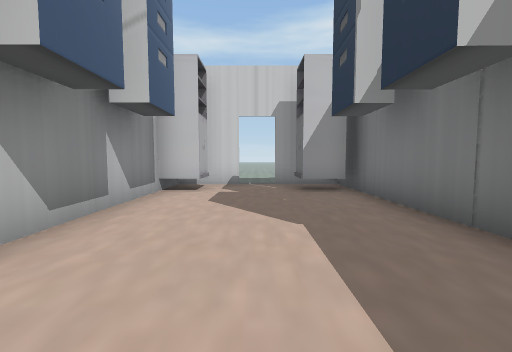
view 1 (above)

19 first-person views from a walk through a 3-D level made in the Unity game engine. The camera is 1.5 m above the floor, tilts 4° down and sees 90° across. The floor is counted in squares, 2 m on a side. Each view is taken from the middle of a square. On the plan, view 1 faces up. The plan holds only what a view shows up to about 9 squares ahead; the rest is blank. The place goes on beyond the plan. Some animated figures are left out. Some surface patterns are stand-ins.

view 2
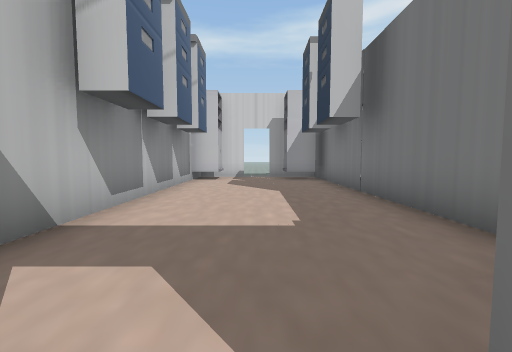

view 3
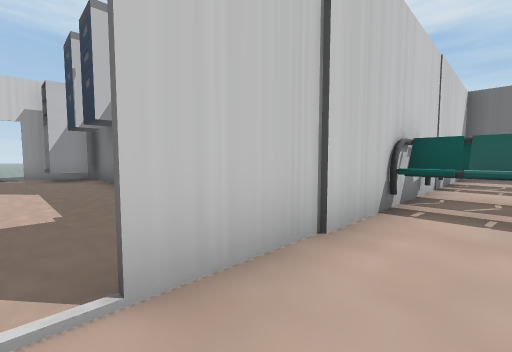

view 4
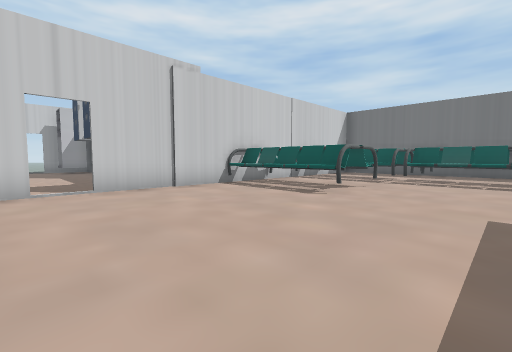

view 5
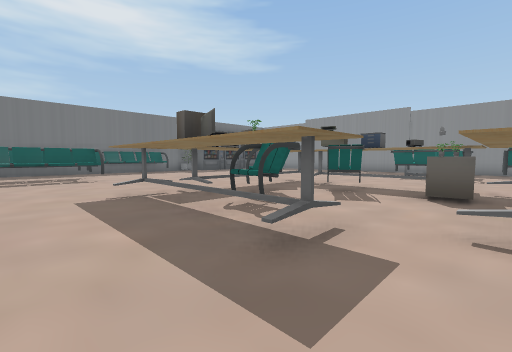

view 6
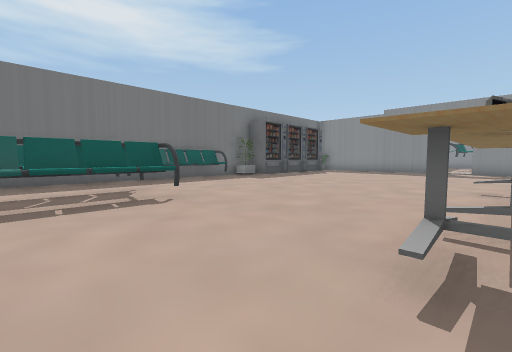

view 7
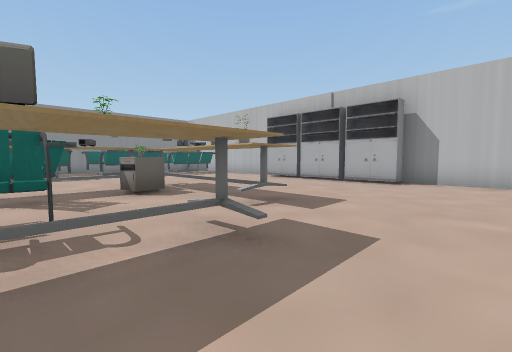

view 8
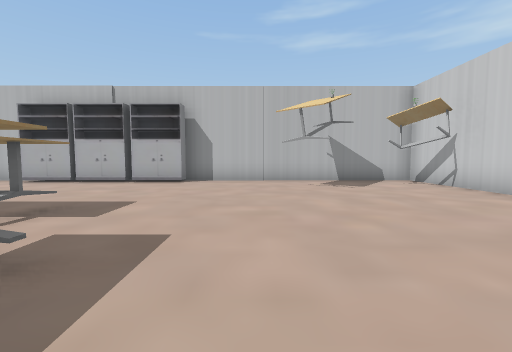

view 9
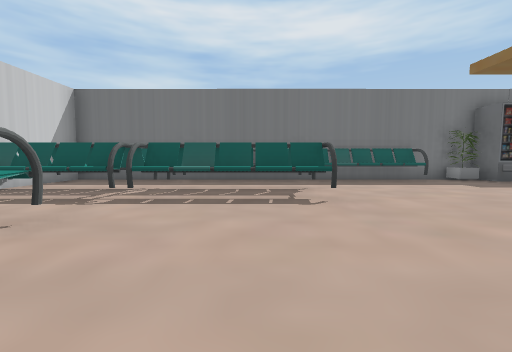

view 10
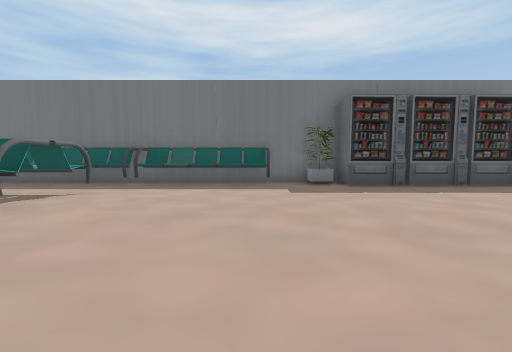

view 11
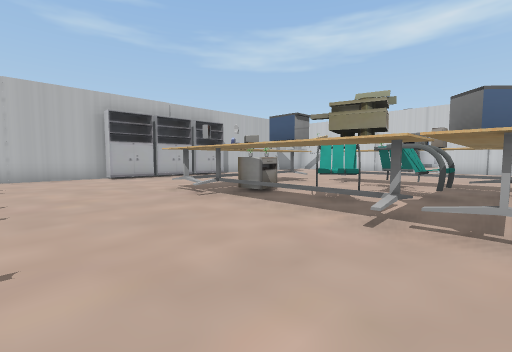

view 12
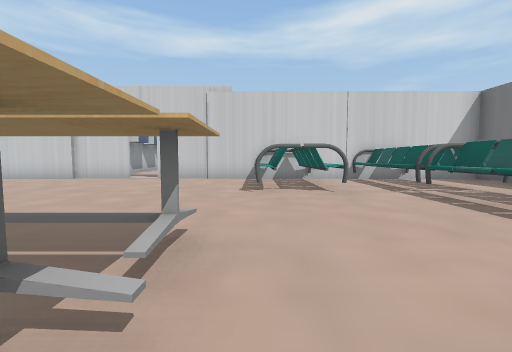

view 13
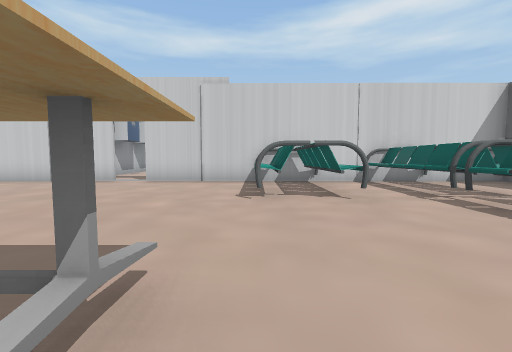

view 14
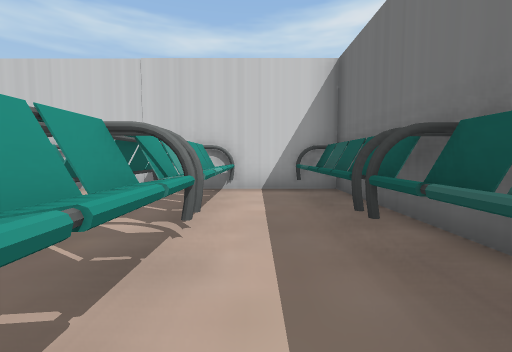

view 15
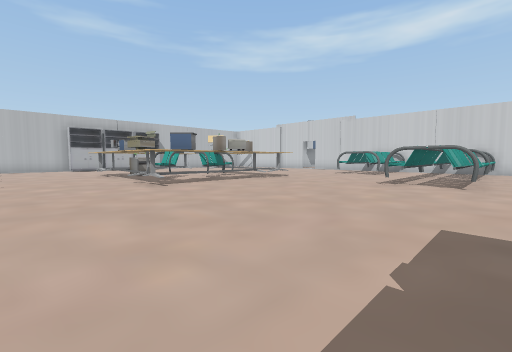

view 16
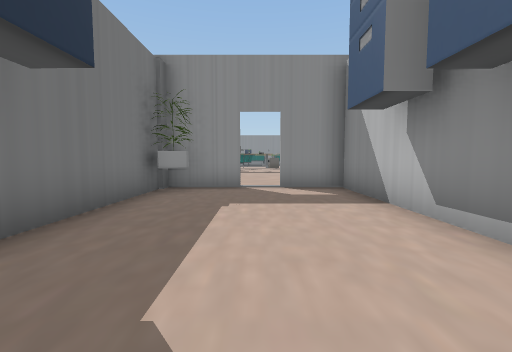

view 17
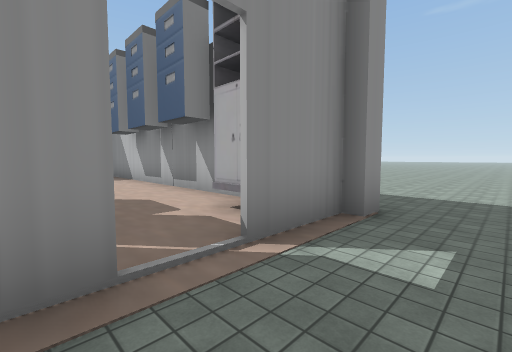

view 18
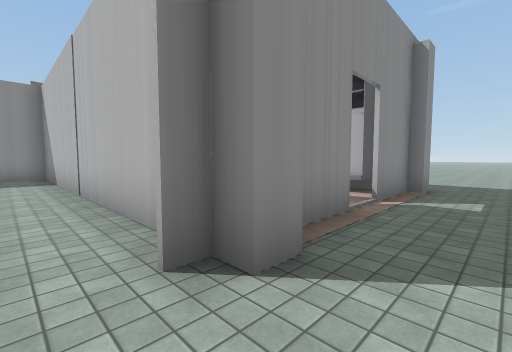

view 19
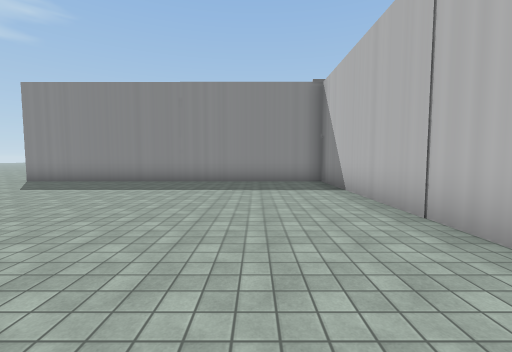

### Floor plan
Key: @ floor where view 1 was taken; # wall or solid block; . floor; = window, fence, low wall or low ledge; O other object.
Columns run from 10 left of view 1 to 13 right of it. Each row starts with its distance up from view 1.
  9 ...............
  8 ...............
  7  ......###.O##.
  6   ..   #O..OO#..
  5        #.....#....
  4        #.....#....
  3        #.....#.....
  2        #.....#......
  1        #.....#.......
  0        #..@..#........
 -1        #.....#.........
 -2   #######...##########..
 -3   #.....##.##.O.O.##.##.
 -4   #...........O.O.OO.O#
 -5   #...........O.O.OO.O#
 -6   #...........O.O.OO.O#
 -7   #...............OO.O#
 -8   #...............OO.O#
 -9   #...............OO.O#
-10   #.......====....OO.O#
-11    O....#..O##.......O#
-12    O....O...OO.......O#
-13    O....O..OO=.......O#
-14    O....#O.O.=.......O#
-15    O....#.O.O#........#
-16   #...................#
-17   #..................O#
-18   #..................O

Where each view was taken, in squares from view 1:
view 1: 0 up, 0 right, facing up
view 2: 3 down, 0 right, facing up
view 3: 4 down, 0 right, facing up-right
view 4: 9 down, 1 left, facing up-right
view 5: 8 down, 2 left, facing down-right
view 6: 8 down, 3 right, facing down-right
view 7: 8 down, 1 right, facing down-left
view 8: 8 down, 1 right, facing left
view 9: 9 down, 3 right, facing right
view 10: 14 down, 4 right, facing right
view 11: 18 down, 3 right, facing up-left
view 12: 12 down, 4 right, facing up
view 13: 11 down, 4 right, facing up
view 14: 9 down, 10 right, facing up
view 15: 18 down, 10 right, facing up-left
view 16: 4 up, 0 right, facing down
view 17: 9 up, 1 right, facing down-left
view 18: 9 up, 4 right, facing down-left
view 19: 6 up, 5 right, facing down
